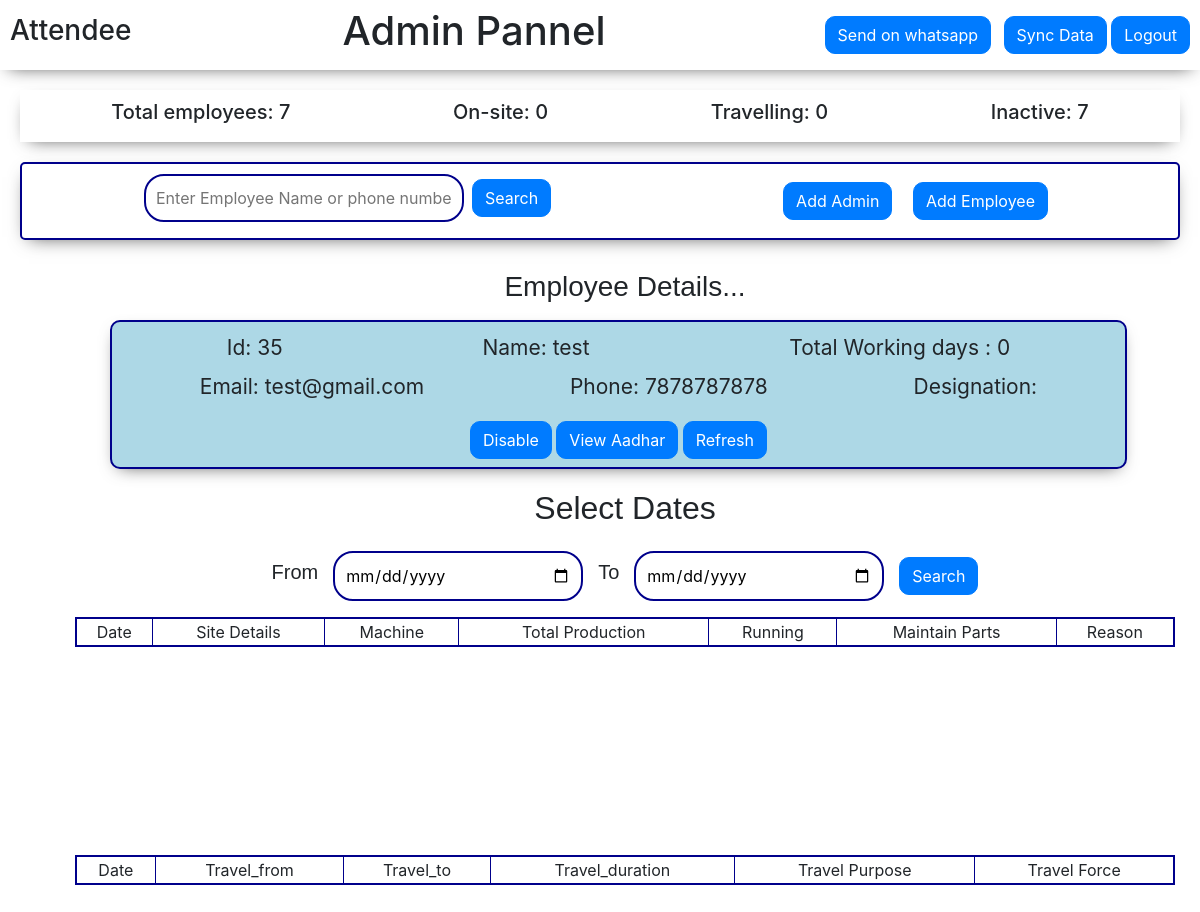
The app's page /homeadmin/35 (signed in) with its own data.
### attende/models.py (models this page shows, shortened)
class Employee(models.Model):
    emp_id = models.AutoField(primary_key=True)
    employee_name = models.CharField(max_length=100)
    employee_phone = models.CharField(max_length=10, validators=[
                                      RegexValidator(r'^\d{1,16}$')], default=0)
    designation = models.CharField(max_length=20)
    employee_username = models.CharField(max_length=25)
    employee_aadhar = models.ImageField(upload_to="attende/aadhar", default="")
    employee_aadharNumber = models.CharField(
        max_length=12, validators=[RegexValidator(r'^\d{1,16}$')], default=0)
    employee_email = models.CharField(max_length=500, default="")
    employee_status = models.IntegerField(default=0)
    employee_workingDates = models.CharField(max_length=250, default="[]")

### attende/views.py (the view)
# urls.py: path('homeadmin/<id>', views.homeadmin, name="homeadmin"),
def homeadmin(request, id):
    if request.user.is_authenticated:
        empData = []
        employe = Employee.objects.all()
        for em in employe:
            empData.append(em)
        ed = Employee.objects.filter(emp_id=id)
        employeeworkingdates = len(eval(Employee.objects.filter(emp_id=id).values(
            'employee_workingDates')[0]['employee_workingDates']))
        totalemp = Employee.objects.all().count()
        current_time = datetime.datetime.now()
        onsiteEmployee = OnSite.objects.filter(emp_date=current_time).count()
        travelEmployee = Travel.objects.filter(emp_date=current_time).count()
        inactive = totalemp - (onsiteEmployee+travelEmployee)
        empworkdt = Travel.objects.filter(employee__emp_id=id)
        empworkds = OnSite.objects.filter(employee__emp_id=id)
        if request.method == "POST":
            d1 = request.POST['datefrom']
            d2 = request.POST['dateto']
            empwrkt = Travel.objects.filter(
                employee__emp_id=id, emp_date__range=(d1, d2))
            empwrkds = OnSite.objects.filter(
                employee__emp_id=id, emp_date__range=(d1, d2))
            params = {'empData': empData,
                      'empdetail': ed,
                      'totalemp': totalemp,
                      'empwrkt': empwrkt,
                      'empwrkds': empwrkds,
                      'id': id,
                      'd1': d1,
                      'd2': d2,
                      'totalemp': totalemp,
                      'os': onsiteEmployee,
                      'te': travelEmployee,
                      'inac': inactive,
                      'count': employeeworkingdates}
            return render(request, 'attende/admin.html', params)
        else:
            params = {'empData': empData,
                      'empdetail': ed,
                      'totalemp': totalemp,
                      'empworkdt': empworkdt,
                      'empworkds': empworkds,
                      'id': id,
                      'd1': "mm-dd-yyyy",
                      'd2': "mm-dd-yyyy",
                      'totalemp': totalemp,
                      'os': onsiteEmployee,
                      'te': travelEmployee,
                      'inac': inactive,
                      'count': employeeworkingdates}
            return render(request, 'attende/admin.html', params)
    else:
        return redirect('/')

### templates/attende/admin.html (shortened to what this page needs)
<!doctype html>
<html lang="en">
<head>
    <link rel="stylesheet" href="https://cdn.jsdelivr.net/npm/bootstrap@4.5.3/dist/css/bootstrap.min.css"
>
</head>
<body>
    <div class="admin_top">
        <h3>Attendee</h3>
        <h1>Admin Pannel</h1>
        <div class="a">
        <a href="/sendonwhatsapp/">
                <button type="button" class="btn btn-primary mx-2 " style="border-radius: 10px;">
                    Send on whatsapp
                </button>
        </a>
        <a href="/sync/"><button class="btn btn-primary" style="border-radius: 10px;">Sync Data</button></a>
        <a href="/logout/"><button class="btn btn-primary" style="border-radius: 10px;">Logout</button></a>
        </div>
    </div>
    <div class="admin_top1">
        <h5>Total employees: {{totalemp}}</h5>
        <h5>On-site: {{os}} </h5>
        <h5>Travelling: {{te}}</h5>
        <h5>Inactive: {{inac}} </h5>
    </div>
    <div class="admin_middle">
        <div class="left">
            <form method="GET" action="/search/" class="sf">
                <input type="text" placeholder="Enter Employee Name or phone number..." id="search" name="query" style="width: 320px;">
                <button class="btn btn-primary ml-2" style="border-radius: 10px;">Search</button>
            </form>
        </div>
        <div class="nvtop" style="align-items: center;">
            <button type="button" class="btn btn-primary mx-2 " style="border-radius: 10px; margin:8px;" data-toggle="modal"
            data-target="#signup">
            Add Admin
        </button>
        <button type="button" class="btn btn-primary mx-2 " style="border-radius: 10px;margin:8px" data-toggle="modal"
        data-target="#employee">
        Add Employee
    </button>
        </div>
    </div>
    <div class="admin_bottom">
        <div class="emp_details">
            <div class="empDetails_middleA">
                <center>
                    <h3 style=" font-family: Comic Sans MS, cursive, sans-serif;">Employee Details...</h3>
                </center>
                <div class="details container mt-3">
                    {% for emp in empdetail %}
                    <div class="ed">
                        <p1 style="font-size: 21px;">Id: {{emp.emp_id}}</p1>
                        <p1 style="font-size: 21px;">Name: {{emp.employee_name}}</p1>
                        <p1 style="font-size: 21px;">Total Working days : {{count}}</p1>
                    </div>
                    {% endfor %}
                    {% for emp in empdetail %}
                    <div class="e mt-2">
                        <p1 style="font-size: 21px;">Email: {{emp.employee_email}}</p1>
                        <p1 style="font-size: 21px;">Phone: {{emp.employee_phone}}</p1>
                        <p1 style="font-size: 21px;">Designation: {{emp.designation}}</p1>
                    </div>
                    {% endfor %}
                    <center>
                        {% for d in empdetail %}
                        {% if d.employee_status == 0 %}
                        <a href="/ad/1/{{d.emp_id}}">
                            <button class="btn btn-primary" style="border-radius: 10px;">Enable</button>
                        </a>
                        {% else %}
                        <a href="/ad/0/{{d.emp_id}}">
                            <button class="btn btn-primary" style="border-radius: 10px;">Disable</button>
                        </a>
                        {% endif%}
                        {% endfor %}
                        <button type="button" class="btn btn-primary mb-2 mt-2" style="border-radius: 10px;"
                            data-toggle="modal" data-target="#adhr">
                            View Aadhar
                        </button>
                        {% if id is not None %}
                        <a href="/homeadmin/{{id}}"><button class="btn btn-primary"
                                style="border-radius: 10px;">Refresh</button></a>
                        {% endif %}
                    </center>
                </div>
            </div>
            <div class="empDetails_middleB mt-1">
                <center>
                    <h2 style=" font-family: Comic Sans MS, cursive, sans-serif;">Select Dates</h2>
                </center>
                <div class="datepicker mt-4">
                    <form method="POST" class="sf">
                        <h5 style=" font-family: Comic Sans MS, cursive, sans-serif; margin-right: 15px;">From</h5>
                        <input type="date" id="dt1" name="datefrom" value='{{d1}}'>
                        <h5
                            style=" font-family: Comic Sans MS, cursive, sans-serif;margin-right: 15px; margin-left: 15px;">
                            To
                        </h5>
                        <input type="date" id="dt2" name="dateto" value='{{d2}}'>
                        <button type="submit" class="btn btn-primary"
                            style="margin-left: 15px;border-radius: 10px;">Search</button>
                    </form>
                </div>
                <div class="container mt-3">
                    <div class="emp_workDetail">
                        <table border="1" style="width: 100%;">
                            <tr align="center">
                                <td>Date</td>
                                <td>Site Details</td>
                                <td>Machine</td>
                                <td>Total Production</td>
                                <td>Running</td>
                                <td>Maintain Parts</td>
                                <td>Reason</td>
                            </tr>
                        </table>
                    </div>
                    <div class="emp_workDetail1 mt-5">
                        <table border="1" style="width: 100%;">
                            <tr align="center">
                                <td>Date</td>
                                <td>Travel_from</td>
                                <td>Travel_to</td>
                                <td>Travel_duration</td>
                                <td>Travel Purpose</td>
                                <td>Travel Force</td>
                            </tr>
                        </table>
                    </div>
                </div>
            </div>
        </div>
    </div>
</body>
</html>

### templates/attende/admin.html (style rules this page uses)
body { overflow-x: hidden; }
.admin_top { display: flex; justify-content: space-between; height: 70px; align-items: center; padding: 10px; position: sticky; top: 0; background-color: white; z-index: 100; width: 100%; box-shadow: 0px 6px 18px -9px rgba(0, 0, 0, 0.75); }
.admin_middle { margin-top: 50px; margin: 20px; display: flex; justify-content: space-around; padding: 10px; border: 2px solid darkblue; border-radius: 5px; box-shadow: 0px 6px 18px -9px rgba(0, 0, 0, 0.75); }
form>input { border: 2px solid darkblue; border-radius: 20px; width: 250px; padding: 10px; outline-width: 0; }
.admin_bottom { display: flex; justify-content: space-between; }
.emp_details { flex: 0.6; margin: 10px; }
.sf { display: flex; justify-content: center; align-items: center; }
.ed { display: flex; justify-content: space-around; padding-top: 10px; }
.e { display: flex; justify-content: space-around; padding-bottom: 10px; }
.details { box-shadow: 0px 6px 18px -9px rgba(0, 0, 0, 0.75); margin-left: 50px; margin-bottom: 20px; width: 90%; background-color: lightblue; border: 2px solid darkblue; border-radius: 10px; }
.admin_top1 { margin-top: 50px; margin: 20px; display: flex; justify-content: space-around; padding: 10px; box-shadow: 0px 6px 18px -9px rgba(0, 0, 0, 0.75); }
.emp_workDetail>table { border: 2px solid darkblue; }
.emp_workDetail { height: 190px; overflow-y: scroll; }
.emp_workDetail1>table { border: 2px solid darkblue; }
.emp_workDetail1 { height: 190px; overflow-y: scroll; }

### records on screen
Employee: emp_id "35", employee_name "test", employee_aadharNumber "0", employee_email "test@gmail.com", employee_phone "7878787878"

### other values on screen
{{ totalemp }} "7"
{{ os }} "0"
{{ te }} "0"
{{ inac }} "7"
